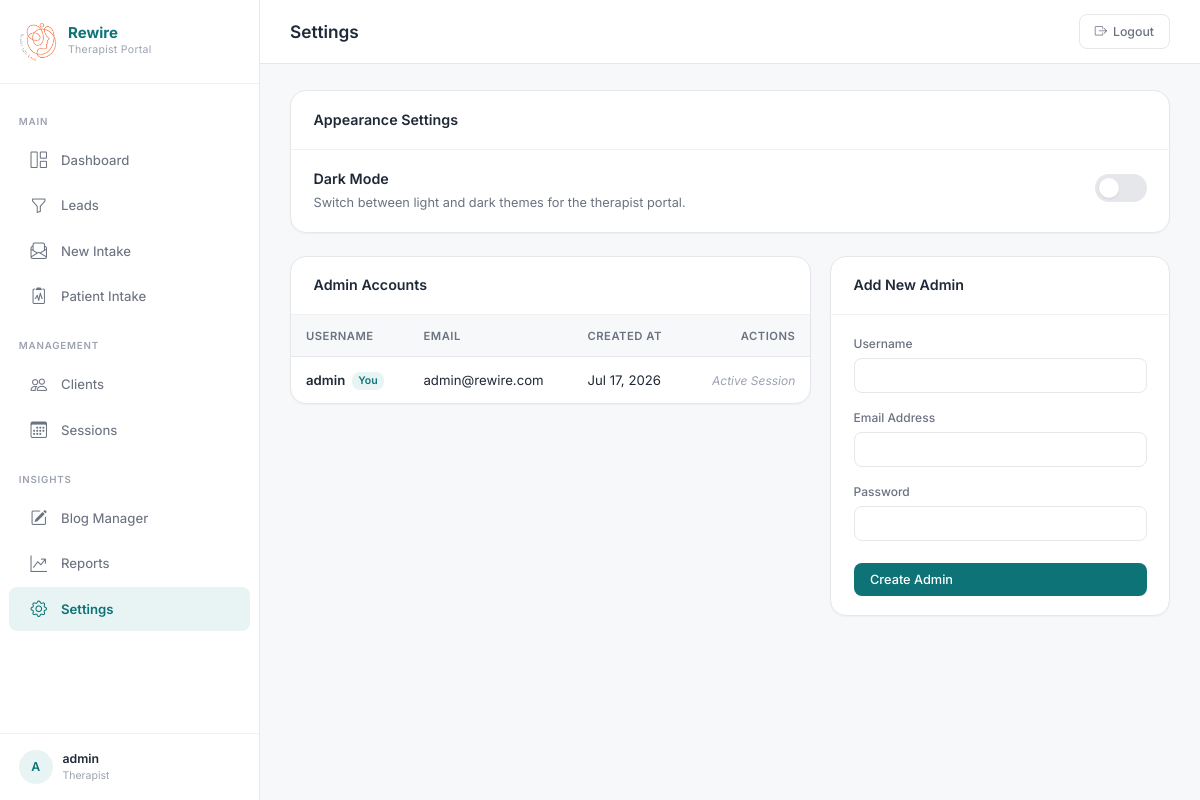
The app's page /admin/index.php?page=settings (signed in) with its own data.
### tables this page shows
CREATE TABLE IF NOT EXISTS `users` (
    `id` INT AUTO_INCREMENT PRIMARY KEY,
    `username` VARCHAR(100) NOT NULL UNIQUE,
    `password` VARCHAR(255) NOT NULL,
    `email` VARCHAR(255) NOT NULL UNIQUE,
    `created_at` TIMESTAMP DEFAULT CURRENT_TIMESTAMP
);

### admin/pages/settings.php (the view, shortened to what this page needs)
<?php
$db = getDbConnection();
$currentUserId = $_SESSION['user_id'];
$admins = $db->query("SELECT * FROM `users` ORDER BY `username` ASC")->fetchAll(PDO::FETCH_ASSOC);
?>
<div class="panel" style="margin-bottom:1.5rem;max-width:900px;">
  <div class="panel-header"><div class="panel-title">Appearance Settings</div></div>
  <div class="panel-body">
    <div style="display:flex;align-items:center;justify-content:space-between;">
      <div>
        <div style="font-weight:600;font-size:0.95rem;color:var(--clr-text);">Dark Mode</div>
        <div style="font-size:0.85rem;color:var(--clr-text-secondary);margin-top:0.15rem;">Switch between light and dark themes for the therapist portal.</div>
      </div>
      <div>
        <label class="theme-switch">
          <span class="slider"></span>
        </label>
      </div>
    </div>
  </div>
</div>
<div class="settings-grid" style="display:grid;grid-template-columns:1fr 340px;gap:1.25rem;max-width:900px;align-items:start;">
  <div class="panel">
    <div class="panel-header">
      <div class="panel-title">Admin Accounts</div>
    </div>
    <div class="panel-body panel-body-flush">
      <div class="data-table-wrap">
        <table class="data-table">
          <thead>
            <tr>
              <th>Username</th>
              <th>Email</th>
              <th>Created At</th>
              <th style="text-align:right;">Actions</th>
            </tr>
          </thead>
          <tbody>
            <?php foreach ($admins as $admin): ?>
              <tr>
                <td class="td-name">
                  <?php echo htmlspecialchars($admin['username']); ?>
                  <?php if ($admin['id'] === $currentUserId): ?>
                    <span style="background:var(--clr-primary-light);color:var(--clr-primary);font-size:0.7rem;font-weight:600;padding:0.15rem 0.4rem;border-radius:var(--radius-sm);margin-left:0.25rem;">You</span>
                  <?php endif; ?>
                </td>
                <td><?php echo htmlspecialchars($admin['email']); ?></td>
                <td><?php echo date('M d, Y', strtotime($admin['created_at'])); ?></td>
                <td style="text-align:right;">
                  <?php if ($admin['id'] === $currentUserId): ?>
                    <span style="color:var(--clr-text-muted);font-size:0.8rem;font-style:italic;">Active Session</span>
                  <?php endif; ?>
                </td>
              </tr>
            <?php endforeach; ?>
          </tbody>
        </table>
      </div>
    </div>
  </div>
  <div class="panel">
    <div class="panel-header">
      <div class="panel-title">Add New Admin</div>
    </div>
    <div class="panel-body">
      <form method="post" action="index.php?page=settings">
        <div class="form-group">
          <label class="form-label" for="username">Username</label>
          <input type="text" class="form-input" id="username" name="username" required autocomplete="off" />
        </div>
        <div class="form-group">
          <label class="form-label" for="email">Email Address</label>
          <input type="email" class="form-input" id="email" name="email" required autocomplete="off" />
        </div>
        <div class="form-group">
          <label class="form-label" for="password">Password</label>
          <input type="password" class="form-input" id="password" name="password" required minlength="6" autocomplete="new-password" />
        </div>
        <button type="submit" class="btn btn-primary" style="margin-top:0.5rem;width:100%;">Create Admin</button>
      </form>
    </div>
  </div>
</div>

### admin/css/dashboard.css (style rules this page uses)
:root { --clr-primary: #0d7377; --clr-primary-light: #e8f4f4; --clr-primary-dark: #095456; --clr-primary-hover: #0b6264; --clr-accent: #7fb685; --clr-accent-light: #eaf5eb; --clr-success: #34a853; --clr-success-light: #e6f4ea; --clr-warning: #f59e0b; --clr-warning-light: #fef3c7; --clr-danger: #ea4335; --clr-danger-light: #fce8e6; --clr-info: #4285f4; --clr-info-light: #e8f0fe; --clr-bg: #f7f8fa; --clr-surface: #ffffff; --clr-border: #e5e7eb; --clr-border-light: #f0f1f3; --clr-text: #1f2937; --clr-text-secondary: #6b7280; --clr-text-muted: #9ca3af; --sidebar-width: 260px; --sidebar-bg: #ffffff; --sidebar-active-bg: var(--clr-primary-light); --sidebar-hover-bg: #f3f4f6; --shadow-xs: 0 1px 2px rgba(0,0,0,0.04); --shadow-sm: 0 1px 3px rgba(0,0,0,0.06), 0 1px 2px rgba(0,0,0,0.04); --shadow-md: 0 4px 6px rgba(0,0,0,0.05), 0 2px 4px rgba(0,0,0,0.04); --shadow-lg: 0 10px 15px rgba(0,0,0,0.06), 0 4px 6px rgba(0,0,0,0.04); --radius-sm: 8px; --radius-md: 12px; --radius-lg: 16px; --radius-xl: 20px; --radius-full: 9999px; --transition-fast: 150ms ease; --transition-base: 200ms ease; --transition-slow: 300ms ease; --font-family: 'Inter', -apple-system, BlinkMacSystemFont, 'Segoe UI', sans-serif; }
*, *::before, *::after { box-sizing: border-box; margin: 0; padding: 0; }
html { font-size: 15px; -webkit-font-smoothing: antialiased; -moz-osx-font-smoothing: grayscale; }
body.admin-body { font-family: var(--font-family); background: var(--clr-bg); color: var(--clr-text); line-height: 1.6; min-height: 100vh; display: flex; overflow-x: hidden; }
.panel { background: var(--clr-surface); border: 1px solid var(--clr-border); border-radius: var(--radius-lg); box-shadow: var(--shadow-xs); }
.panel-header { padding: 1.15rem 1.5rem; border-bottom: 1px solid var(--clr-border-light); display: flex; align-items: center; justify-content: space-between; }
.panel-title { font-size: 0.95rem; font-weight: 600; color: var(--clr-text); }
.panel-body { padding: 1.25rem 1.5rem; }
.panel-body-flush { padding: 0; }
.data-table-wrap { overflow-x: auto; }
.data-table { width: 100%; border-collapse: collapse; }
.data-table th { background: var(--clr-bg); color: var(--clr-text-secondary); font-weight: 600; font-size: 0.75rem; text-transform: uppercase; letter-spacing: 0.5px; padding: 0.75rem 1rem; border-bottom: 1px solid var(--clr-border); text-align: left; white-space: nowrap; }
.data-table td { padding: 0.85rem 1rem; font-size: 0.88rem; border-bottom: 1px solid var(--clr-border-light); vertical-align: middle; color: var(--clr-text); }
.data-table tbody tr { transition: background var(--transition-fast); }
.data-table tbody tr:last-child td { border-bottom: none; }
.td-name { font-weight: 600; }
.btn { display: inline-flex; align-items: center; gap: 0.4rem; font-family: var(--font-family); font-size: 0.85rem; font-weight: 500; padding: 0.55rem 1.1rem; border-radius: var(--radius-sm); border: none; cursor: pointer; transition: all var(--transition-fast); line-height: 1.3; }
.btn-primary { background: var(--clr-primary); color: #fff; }
.form-group { margin-bottom: 1rem; }
.form-label { display: block; font-size: 0.8rem; font-weight: 500; color: var(--clr-text-secondary); margin-bottom: 0.35rem; }
.form-input, .form-select, .form-textarea { width: 100%; padding: 0.55rem 0.85rem; font-family: var(--font-family); font-size: 0.88rem; border: 1px solid var(--clr-border); border-radius: var(--radius-sm); background: var(--clr-surface); color: var(--clr-text); transition: border-color var(--transition-fast), box-shadow var(--transition-fast); }

### admin/pages/settings.php (style rules this page uses)
.theme-switch { position: relative; display: inline-block; width: 52px; height: 28px; }
.slider { position: absolute; top: 0; left: 0; right: 0; bottom: 0; background-color: var(--clr-border); transition: .3s; border-radius: 28px; z-index: 1; }
.slider:before { position: absolute; content: ""; height: 20px; width: 20px; left: 4px; bottom: 4px; background-color: white; transition: .3s; border-radius: 50%; box-shadow: var(--shadow-sm); z-index: 1; }

### records on screen
users: username "admin", shows "You", email "admin@rewire.com", created_at "Jul 17, 2026", shows "Active Session"

### other values on screen
substr($_SESSION['username'] ?? 'A', 0, 1) "A"
$_SESSION['username'] "admin"
$pageTitle "Settings"
